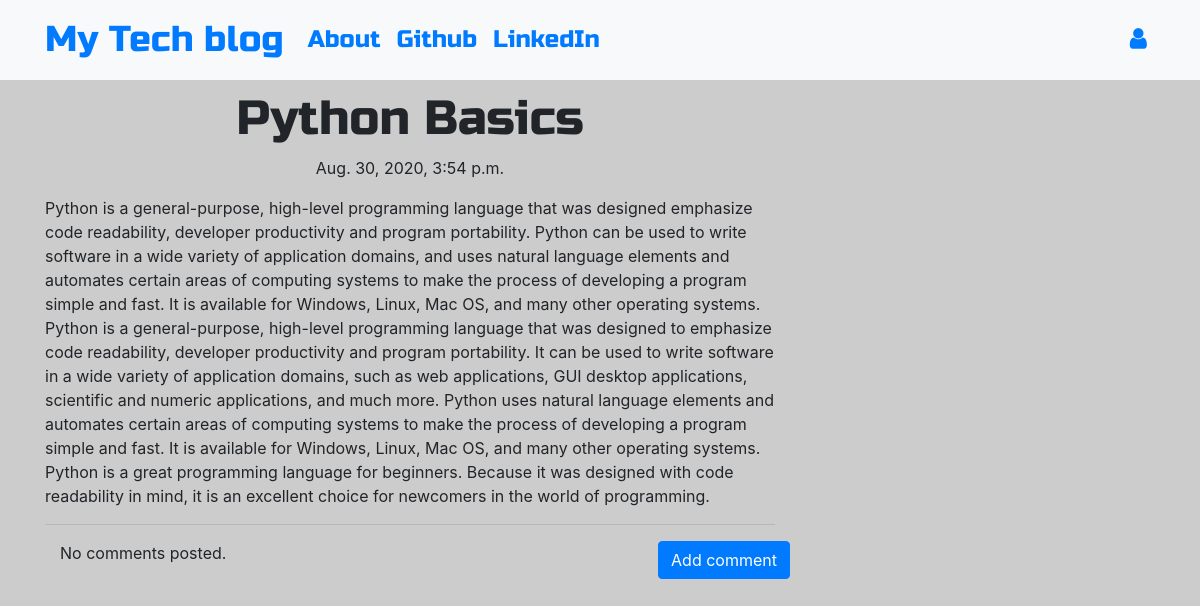
The app's page /post/4 with its own data.
### blog/models.py (models this page shows, shortened)
class Post(models.Model):
    author = models.ForeignKey('auth.User',on_delete=models.CASCADE)
    title = models.CharField(max_length=200)
    text = models.TextField()
    created_date = models.DateTimeField(default=timezone.now)
    published_date = models.DateTimeField(blank=True, null=True)

### blog/views.py (the view)
# urls.py: path('post/<int:pk>', views.PostDetailView.as_view(), name='post_detail'),
class PostDetailView(DetailView):
    model = Post

### blog/templates/blog/post_detail.html (shortened to what this page needs)
{% extends 'blog/base.html' %}
{% block content %}
        <h1 class='posttitle loader'>{{ post.title }}</h1>
        {% if post.published_date %}
            <div class="date postdate">
                {{ post.published_date }}
            </div>
        {% else %}
            <a class="btn btn-outline-dark" href="{% url 'post_publish' pk=post.pk %}">Publish</a>
        {% endif %}
      <p class='postcontent' >{{ post.text|safe|linebreaksbr }}</p>
  <hr>
  <a class="btn btn-primary btn-comment" href="{% url 'add_comment_to_post' pk=post.pk %}">Add comment</a>
  <div class="container">
  {% for comment in post.comments.all %}
  <br>
      {% if user.is_authenticated or comment.approved_comment %}
              {{ comment.created_date }}
              {% if not comment.approved_comment %}
                  <a class="btn btn-primary" href="{% url 'comment_remove' pk=comment.pk %}"><span class="fa fa-remove"></span></a>
                  <a class="btn btn-primary" href="{% url 'comment_approve' pk=comment.pk %}"><span class="fa fa-check"></span></a>
              {% endif %}
          <p>{{ comment.text|safe|linebreaks }}</p>
          <p>Posted by: <strong>{{ comment.author }}</strong></p>
      {% endif %}
  {% empty %}
      <p>No comments posted.</p>
  {% endfor %}
</div>
{% endblock %}

### blog/static/css/blog.css (style rules this page uses)
.postdate { text-align: center; }
.posttitle { font-family: 'Russo One', sans-serif; font-size: 3em; text-align: center; }
.postcontent { font-family: 'Montserrat'; font-size: 1.5em; }
.btn-comment { position: absolute; right: 0px; }
body { background-image: url("paper.gif"); background-color: #cccccc; }
.loader { filter:hue-rotate(0deg); color: linear-gradient(45deg,#0f8,#08f); animation:hue 5000ms infinite linear; }

### records on screen
Post: title "Python Basics", published_date "Aug. 30, 2020, 3:54 p.m.", text "Python is a general-purpose, high-level programming language that was designed emphasize code readability, developer productivity and program portability. Python can be used to write software in a wide variety of application domains, and uses natural language elements and automates certain areas of computing systems to make the process of developing a program simple and fast. It is available for Windows, Linux, Mac OS, and many other operating systems. Python is a general-purpose, high-level programming language that was designed to emphasize code readability, developer productivity and program portability. It can be used to write software in a wide variety of application domains, such as…"
